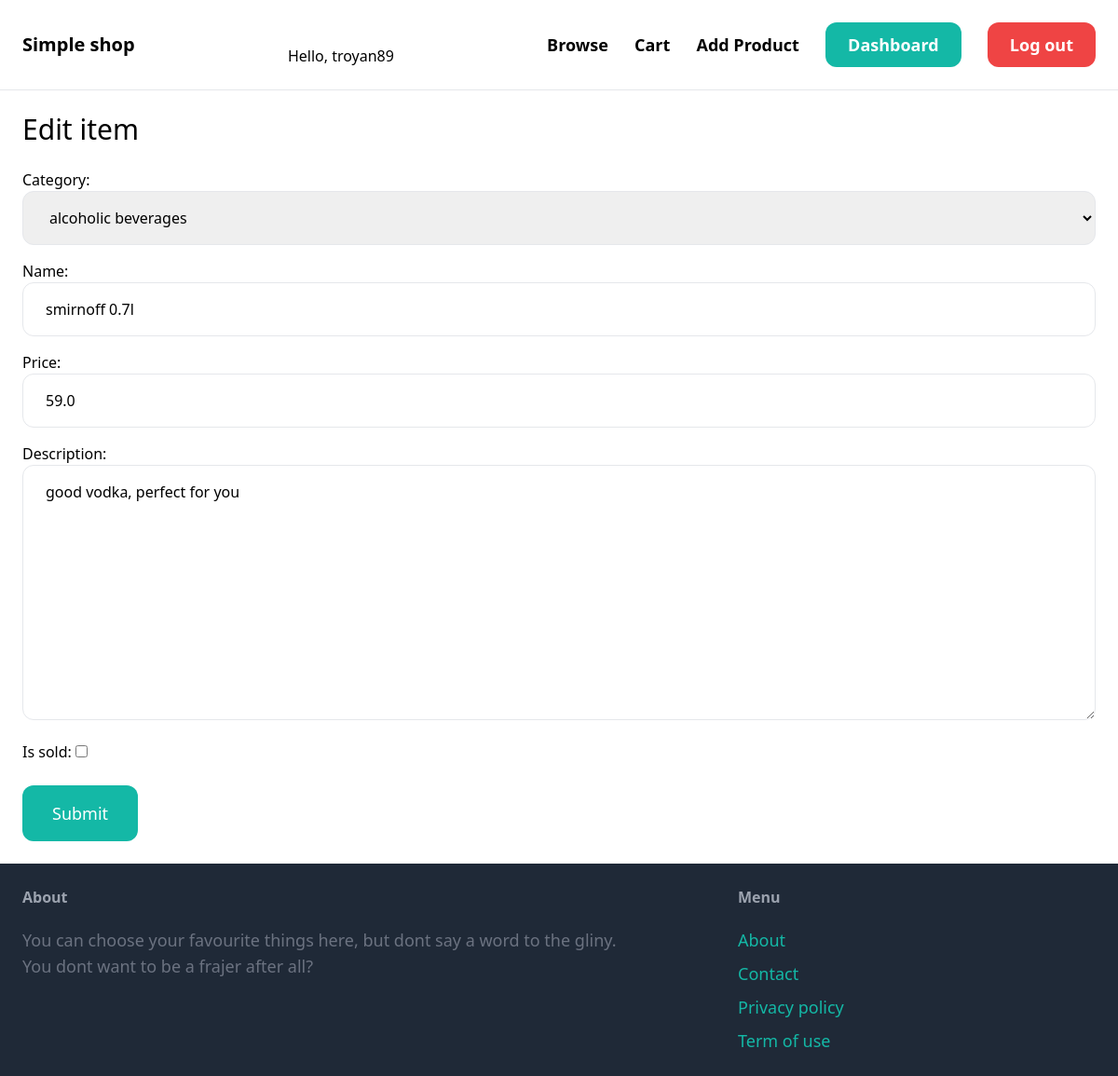
/product/product/1/edit/ (signed in), run on the app's committed database.
### shop/models.py (models this page shows, shortened)
class Product(models.Model):
    category = models.ForeignKey(Category, related_name='product', on_delete=models.CASCADE)
    name = models.CharField(max_length=256)
    description = models.TextField(blank=True, null=True)
    price = models.FloatField()
    is_sold = models.BooleanField(default=False)
    created_by = models.ForeignKey(User, related_name='products', on_delete=models.CASCADE)
    created_at = models.DateTimeField(auto_now_add=True)

class Category(models.Model):
    name = models.CharField(max_length=256)
    class Meta:
        ordering = ('name',)
        verbose_name_plural = 'Categories'
    def __str__(self):
        return self.name

### shop/views.py (the view)
# urls.py: path('product/<int:pk>/edit/', views.edit, name='edit'),
@login_required
def edit(request, pk):
    product = get_object_or_404(Product, pk=pk, created_by=request.user)
    if request.method == 'POST':
        form = EditProductForm(request.POST, request.FILES, instance=product)
        if form.is_valid():
            form.save()
            return redirect('shop:detail', pk=product.id)
    else:
        form = EditProductForm(instance=product)
    return render(request, 'product/form.html', {
        'form': form,
        'title': 'Edit item',
    })

### shop/forms.py
class EditProductForm(forms.ModelForm):
    class Meta:
        model = Product
        fields = ('category', 'name', 'price', 'description', 'is_sold')
        widgets = {
            'category': forms.Select(attrs={
                'class': INPUT_CLASSES
            }),
            'name': forms.TextInput(attrs={
                'class': INPUT_CLASSES
            }),
            'description': forms.Textarea(attrs={
                'class': INPUT_CLASSES
            }),
            'price': forms.TextInput(attrs={
                'class': INPUT_CLASSES
            }),
            'image': forms.FileInput(attrs={
                'class': INPUT_CLASSES
            })
        }

### shop/templates/product/form.html (shortened to what this page needs)
{% extends 'shop/base.html' %}
{% block content %}
<h1 class="mb-6 text-3xl">{{ title }}</h1>
<form method="post" action="." enctype="multipart/form-data">
    <div class="space-y-4">
        {{ form.as_p }}
    </div>
    <button class="mt-6 py-4 px-8 text-lg bg-teal-500 hover:bg-teal-700 rounded-xl text-white">Submit</button>
</form>
{% endblock %}

### shop/templates/shop/base.html (shortened to what this page needs)
{% load static %}
<!doctype html>
<html lang="en">
<head>
    <script src="https://cdn.tailwindcss.com"></script>
</head>
<body>
<nav class="py-6 px-6 flex justify-between items-center border-b border-gray-200">
    <a href="/" class="text-xl font-semibold">Simple shop</a><br>
    Hello,
    {% if user.is_authenticated %}
        {{ user.username }}
    {% else %}
        stranger
    {% endif %}
    <div class="space-x-6">
        <a href="{% url 'shop:search' %}" class="text-lg font-semibold hover:text-gray-500">Browse</a>
        <a href="{% url 'shop:cart' %}" class="text-lg font-semibold hover:text-gray-500">Cart</a>
        {% if request.user.is_authenticated %}
            <a href="{% url 'shop:add_product' %}" class="text-lg font-semibold hover:text-gray-500">Add Product</a>
            <a href="{% url 'dashboard:dashboard' %}" class="px-6 py-3 text-lg font-semibold bg-teal-500 text-white rounded-xl hover:bg-teal-700">Dashboard</a>
            <a href="{% url 'logout_view' %}" class="px-6 py-3 text-lg font-semibold bg-red-500 text-white rounded-xl hover:bg-red-700">Log out</a>
        {% else %}
            <a href="{% url 'register_view' %}"
               class="px-6 py-3 text-lg font-semibold bg-teal-500 text-white rounded-xl hover:bg-teal-700">Sign up</a>
            <a href="{% url 'login_view' %}"
               class="px-6 py-3 text-lg font-semibold bg-gray-500 text-white rounded-xl hover:bg-gray-700">Log in</a>
        {% endif %}
    </div>
</nav>
<div class="px-6 py-6">
    {% block content %}
    {% endblock %}
</div>
<footer class="py-6 px-6 flex justify-between bg-gray-800">
    <div class="w-2/3 pr-10">
        <h3 class="mb-5 font-semibold text-gray-400">About</h3>
        <p class="text-lg text-gray-500">You can choose your favourite things here, but dont say a word to the gliny.<br>
        You dont want to be a frajer after all?</p>
    </div>
    <div class="w-1/3">
        <h3 class="mb-5 font-semibold text-gray-400">Menu</h3>
        <ul class="space-y-2">
            <li><a href="#" class="text-lg text-teal-500 hover:text-teal-700">About</a></li>
            <li><a href="{% url 'contact' %}" class="text-lg text-teal-500 hover:text-teal-700">Contact</a></li>
            <li><a href="#" class="text-lg text-teal-500 hover:text-teal-700">Privacy policy</a></li>
            <li><a href="#" class="text-lg text-teal-500 hover:text-teal-700">Term of use</a></li>
        </ul>
    </div>
</footer>
</body>
</html>

### data on the page
Product: category "alcoholic beverages", price "59.0", description "good vodka, perfect for you"
Category: name "smirnoff 0.7l"

### other printed values
{{ user.username }} "troyan89"
{{ title }} "Edit item"
